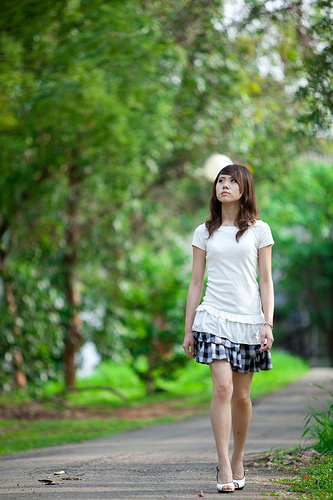
#> input picture people.jpg, 333 x 500 px, found by its file name
$ python people.py
#> lines starting #> are read from the running program, lines starting #| are printed output that depends on the picture; after the words box and inside, x2 and y2 are one past the last pixel; in counts of white or black regions, pixels touching at a corner belong together
#coding:utf-8
import cv2
import numpy as np
from imutils.object_detection import non_max_suppression
import imutils

def people():
    hog = cv2.HOGDescriptor()
    hog.setSVMDetector(cv2.HOGDescriptor_getDefaultPeopleDetector())
    imge = cv2.imread("/home/zk/opencvtest/opencvlearn/people.jpg")
#> imge is the input picture: shape (500, 333, 3); mean B, G, R 83.2, 128.7, 104.9
    grap = cv2.cvtColor(imge,cv2.COLOR_BGR2GRAY)
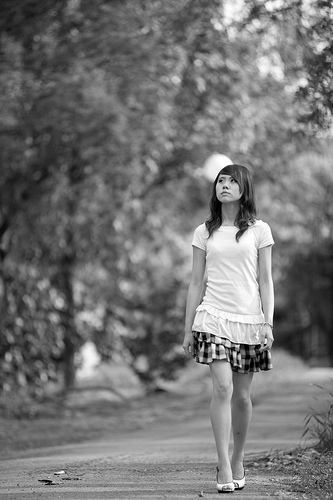
#> grap: shape (500, 333); min 0, max 255, mean 116.4
    (rects, weights) = hog.detectMultiScale(grap, winStride=(4, 4),
                    padding=(8, 8), scale=1.05)
#> rects = [[184, 322, 88, 176], [138, 131, 190, 369]]; weights = [0.361, 0.373]

        # draw the original bounding boxes
    for (x, y, w, h) in rects:
        cv2.rectangle(imge, (x, y), (x + w, y + h), (0, 0, 255), 2)
        rects = np.array([[x, y, x + w, y + h] for (x, y, w, h) in rects])
        pick = non_max_suppression(rects, probs=None, overlapThresh=0.65)
#> this loop made 2 passes
#> (x, y, w, h, rects) on pass 1: (184, 322, 88, 176, [[184, 322, 272, 498], [138, 131, 328, 500]])
#> (x, y, w, h, pick) on pass 2: (138, 131, 190, 369, [[184, 322, 456, 820], [138, 131, 466, 631]])
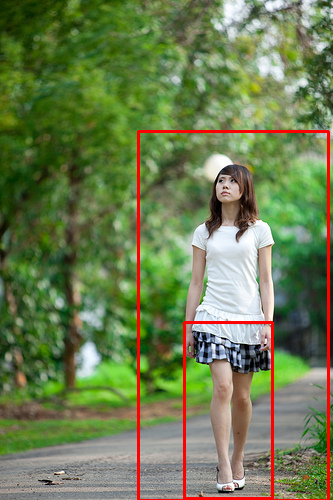
#> imge: shape (500, 333, 3); 2.68% of pixels changed, all inside (x1, y1, x2, y2) = (137, 130, 330, 500)

        # draw the final bounding boxes
    for (xA, yA, xB, yB) in pick:
        cv2.rectangle(imge, (xA, yA), (xB, yB), (0, 255, 0), 2)
#> this loop made 2 passes
#> (xA, yA, xB, yB) on passes 1 to 2: (184, 322, 456, 820), (138, 131, 466, 631)
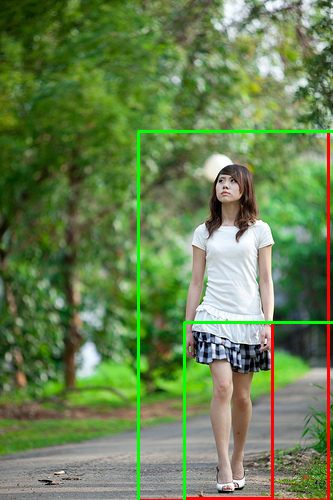
#> imge: shape (500, 333, 3); 1.6% of pixels changed, all inside (x1, y1, x2, y2) = (137, 130, 333, 500)
    cv2.imshow("imge",imge)
    if cv2.waitKey(0) == 27:
#> (key Esc is pressed here)
        cv2.destroyAllWindows()


if __name__== "__main__":
    people()
